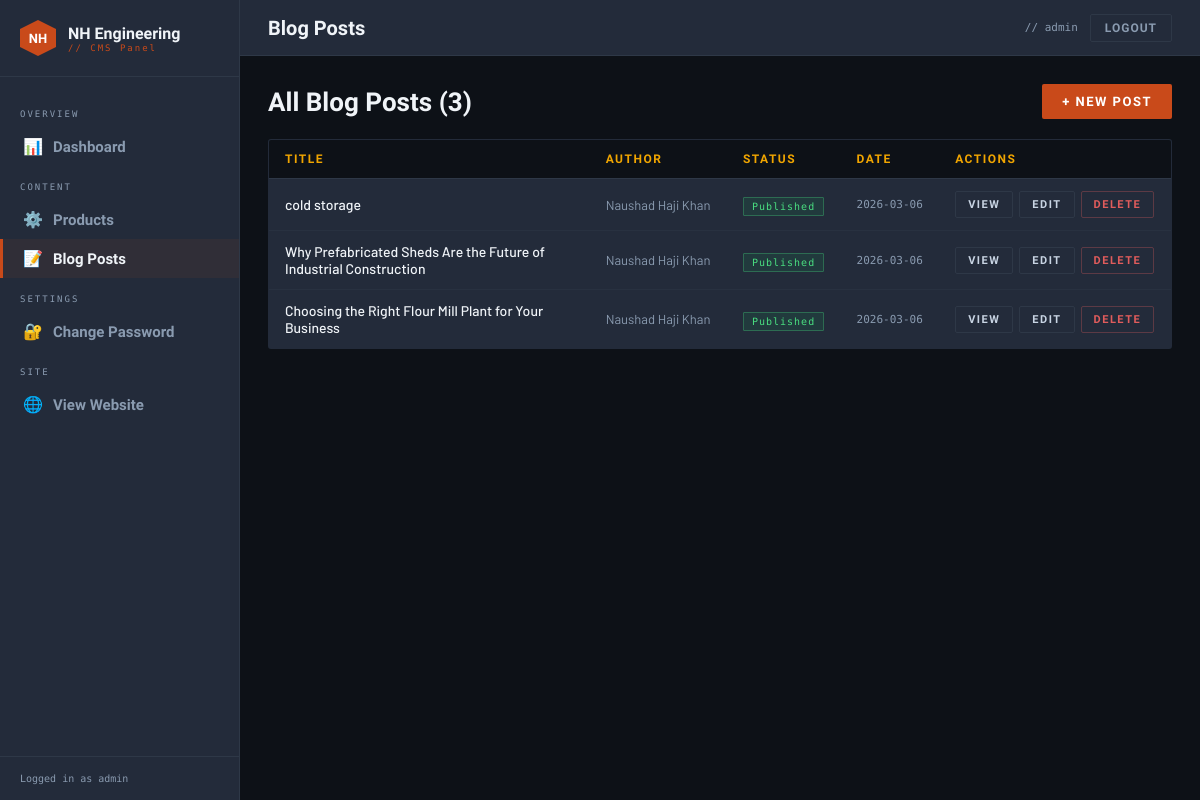
/admin/blogs (signed in), run on the app's committed database.
### tables this page shows
CREATE TABLE blogs (
                id INTEGER PRIMARY KEY AUTOINCREMENT,
                title TEXT NOT NULL,
                slug TEXT UNIQUE NOT NULL,
                content TEXT NOT NULL,
                excerpt TEXT,
                author TEXT DEFAULT 'Admin',
                published INTEGER DEFAULT 1,
                created_at TEXT DEFAULT CURRENT_TIMESTAMP
            );

### app.py (the view)
@app.route('/admin/blogs')
@login_required
def admin_blogs():
    blogs = query_db("SELECT * FROM blogs ORDER BY created_at DESC")
    return render_template('admin/blogs.html', blogs=blogs)

### app.py (called while the page is built)
def get_db():
    db = getattr(g, '_database', None)
    if db is None:
        db = g._database = sqlite3.connect(DATABASE)
        db.row_factory = sqlite3.Row
    return db

@app.teardown_appcontext
def close_connection(exception):
    db = getattr(g, '_database', None)
    if db is not None:
        db.close()

def query_db(query, args=(), one=False):
    cur = get_db().execute(query, args)
    rv = cur.fetchall()
    cur.close()
    return (rv[0] if rv else None) if one else rv

def login_required(f):
    @wraps(f)
    def decorated(*args, **kwargs):
        if not session.get('admin_logged_in'):
            return redirect(url_for('admin_login'))
        return f(*args, **kwargs)
    return decorated

### templates/admin/blogs.html (shortened to what this page needs)
{% extends "admin/base_admin.html" %}
{% block page_title %}Blog Posts{% endblock %}
{% block content %}
<div class="section-header">
    <h2>All Blog Posts ({{ blogs|length }})</h2>
    <a href="/admin/blogs/new" class="btn btn-primary">+ New Post</a>
</div>
<table class="admin-table">
    <thead>
        <tr>
            <th>Title</th>
            <th>Author</th>
            <th>Status</th>
            <th>Date</th>
            <th>Actions</th>
        </tr>
    </thead>
    <tbody>
    {% for b in blogs %}
    <tr>
        <td style="color:var(--white);font-weight:500;max-width:320px;">{{ b['title'] }}</td>
        <td style="font-size:13px;color:var(--smoke);">{{ b['author'] }}</td>
        <td>
            <span class="badge {% if b['published'] %}badge-published{% else %}badge-draft{% endif %}">
                {% if b['published'] %}Published{% else %}Draft{% endif %}
            </span>
        </td>
        <td style="font-family:'Share Tech Mono',monospace;font-size:11px;color:var(--smoke);">{{ b['created_at'][:10] }}</td>
        <td>
            <div style="display:flex;gap:6px;">
                <a href="/blog/{{ b['slug'] }}" target="_blank" class="btn btn-secondary btn-sm">View</a>
                <a href="/admin/blogs/{{ b['id'] }}/edit" class="btn btn-secondary btn-sm">Edit</a>
                <form method="POST" action="/admin/blogs/{{ b['id'] }}/delete" onsubmit="return confirm('Delete this post?');" style="display:inline;">
                    <button type="submit" class="btn btn-danger btn-sm">Delete</button>
                </form>
            </div>
        </td>
    </tr>
    {% else %}
    <tr>
        <td colspan="5" style="text-align:center;padding:40px;color:var(--smoke);">
            No posts yet. <a href="/admin/blogs/new" style="color:var(--rust);">Write the first one →</a>
        </td>
    </tr>
    {% endfor %}
    </tbody>
</table>
{% endblock %}

### templates/admin/base_admin.html (style rules this page uses)
:root { --steel:#1a1f2e;--iron:#0d1117;--rust:#c94a1a;--amber:#f0a500;--smoke:#8a9bb0;--cloud:#c8d4e3;--white:#f0f4f8;--plate:#232b3a;--rivet:#2e3847; }
*,*::before,*::after { box-sizing:border-box;margin:0;padding:0; }
body { font-family:'Barlow',sans-serif;background:var(--iron);color:var(--cloud);min-height:100vh;display:flex; }
.admin-table { width:100%;border-collapse:collapse;background:var(--plate);border-radius:3px;overflow:hidden;border:1px solid var(--rivet); }
.admin-table th { font-family:'Barlow Condensed',sans-serif;font-weight:700;font-size:12px;letter-spacing:1.5px;text-transform:uppercase;color:var(--amber);background:var(--iron);padding:12px 16px;text-align:left;border-bottom:1px solid var(--rivet); }
.admin-table td { padding:12px 16px;font-size:14px;border-bottom:1px solid rgba(46,56,71,0.5);vertical-align:middle; }
.admin-table tr:last-child td { border-bottom:none; }
.btn { display:inline-flex;align-items:center;gap:8px;font-family:'Barlow Condensed',sans-serif;font-weight:700;font-size:13px;letter-spacing:1.5px;text-transform:uppercase;text-decoration:none;padding:10px 20px;border-radius:2px;border:none;cursor:pointer;transition:all 0.2s; }
.btn-primary { background:var(--rust);color:white; }
.btn-secondary { background:transparent;color:var(--cloud);border:1px solid var(--rivet); }
.btn-danger { background:transparent;color:#e05c5c;border:1px solid rgba(224,92,92,0.3); }
.btn-sm { padding:6px 12px;font-size:11px; }
.section-header { display:flex;align-items:center;justify-content:space-between;margin-bottom:20px; }
.section-header h2 { font-family:'Barlow Condensed',sans-serif;font-weight:800;font-size:26px;color:var(--white); }
.badge { font-family:'Share Tech Mono',monospace;font-size:10px;padding:3px 8px;border-radius:1px;letter-spacing:1px; }
.badge-published { background:rgba(26,122,74,0.2);color:#4ade80;border:1px solid rgba(74,222,128,0.3); }

### data on the page
blogs: title "cold storage", author "Naushad Haji Khan", published "Published", created_at "2026-03-06"
blogs: title "Why Prefabricated Sheds Are the Future of Industrial Construction", author "Naushad Haji Khan", published "Published", created_at "2026-03-06"
blogs: title "Choosing the Right Flour Mill Plant for Your Business", author "Naushad Haji Khan", published "Published", created_at "2026-03-06"

### other printed values
{{ session.get('admin_user','admin') }} "admin"
{{ blogs|length }} "3"
